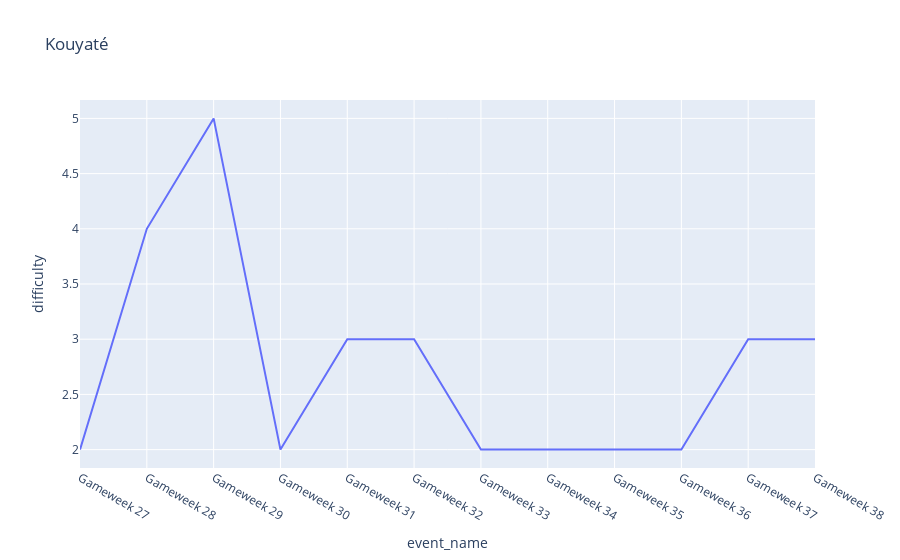

The notebook cell saved with this chart:
### Code cell
player_future(150)

### Figure 1 — Plotly figure (JSON) as saved in the notebook; plotly's stock layout.template omitted (floating-point values rounded to 4 significant figures)
{"data": [{"customdata": [[5], [20], [12], [14], [1], [9], [8], [10], [16], [18], [2], [13]], "hovertemplate": "event_name=%{x}<br>difficulty=%{y}<br>opponent_team_id=%{customdata[0]}<extra></extra>", "legendgroup": "", "line": {"color": "#636efa", "dash": "solid"}, "mode": "lines", "name": "", "orientation": "v", "showlegend": false, "type": "scatter", "x": ["Gameweek 27", "Gameweek 28", "Gameweek 29", "Gameweek 30", "Gameweek 31", "Gameweek 32", "Gameweek 33", "Gameweek 34", "Gameweek 35", "Gameweek 36", "Gameweek 37", "Gameweek 38"], "xaxis": "x", "y": [2, 4, 5, 2, 3, 3, 2, 2, 2, 2, 3, 3], "yaxis": "y"}], "layout": {"legend": {"tracegroupgap": 0}, "title": {"text": "Kouyaté"}, "xaxis": {"anchor": "y", "domain": [0, 1], "title": {"text": "event_name"}}, "yaxis": {"anchor": "x", "domain": [0, 1], "title": {"text": "difficulty"}}}}
